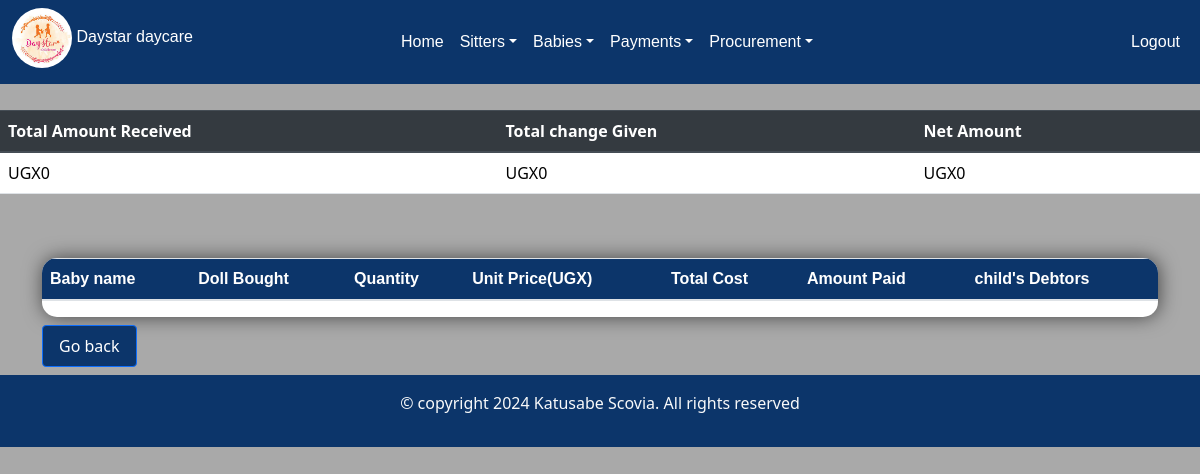
/all_sales/ (signed in), run on an earlier commit of the app's database.
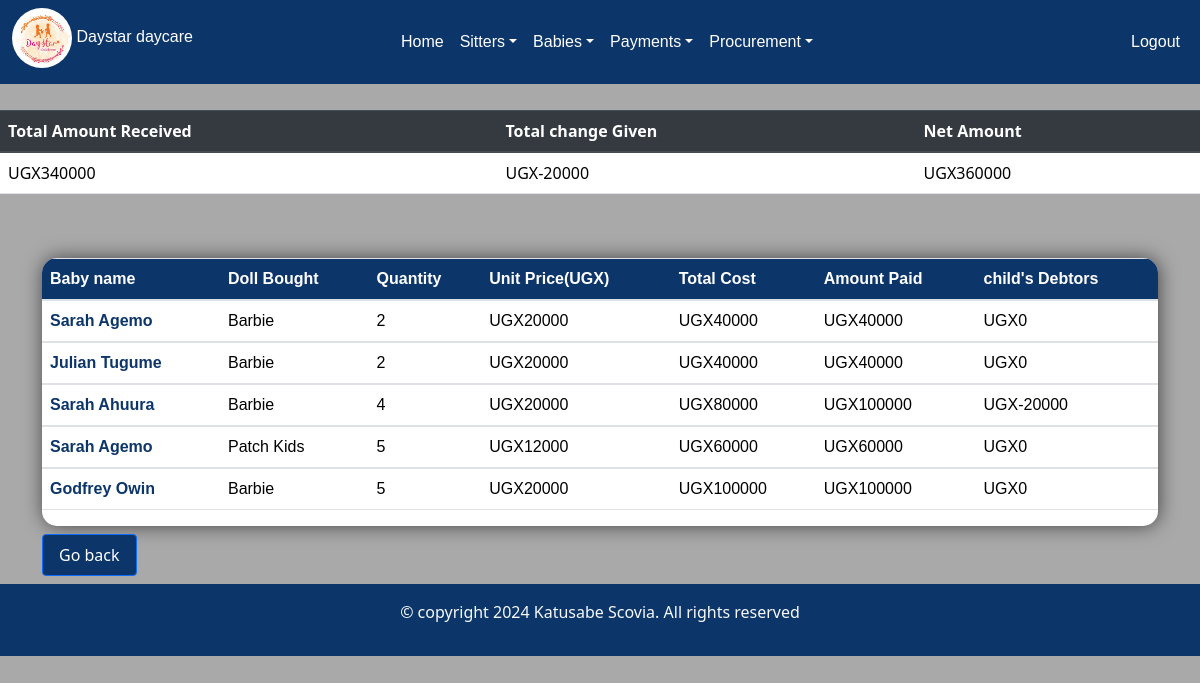
And on a later commit of the database.
### day/models.py (models this page shows)
class Salesrecord(models.Model):
    doll=models.ForeignKey(Doll,  on_delete=models.CASCADE,null=False, blank=False)
    payee=models.ForeignKey(Babiesform, on_delete=models.CASCADE,null=True,blank=True)
    quantity_sold=models.IntegerField(default=0,null=True, blank=True)
    amount_received=models.IntegerField(default=0,null=True,blank=True)
    sale_date=models.DateField(default=timezone.now)
    unit_price=models.IntegerField(default=0)
    def get_total(self):
        total= self.quantity_sold * self.unit_price
        return int( total)
    def get_change(self):
        change= self.get_total() - self.amount_received
        return int(change)#sales is linked to products

class Babiesform(models.Model):
    c_stay=models.ForeignKey(Categorystay ,on_delete=models.CASCADE,default=1)
    name_of_the_baby=models.CharField(max_length=200,)
    gender=models.CharField(choices=[('male', 'Male'),('female', 'Female')], max_length=100)
    age=models.IntegerField(default=0)
    parents_name=models.CharField(max_length=200)
    location=models.CharField(max_length=50)
    babys_number=models.CharField(max_length=100,unique=True)
    arrival_time=models.DateTimeField()
    care_taker=models.CharField(max_length=200)
    Assigned_to=models.ForeignKey(Sitter_arrival,on_delete=models.CASCADE)
    created_at=models.DateTimeField(auto_now_add=True, null=True)
    def __str__(self):
        return self.name_of_the_baby

class Doll(models.Model):
    c_doll=models.ForeignKey(Category_doll, on_delete=models.CASCADE,null=True, blank=True)
    name_of_the_doll =models.CharField(max_length=200,null=True, blank=True)
    quantity=models.IntegerField(default=0)
    color=models.CharField(max_length=200, null=True,blank=True)
    size=models.CharField(max_length=200,null=True,blank=True)
    issued_quantity=models.IntegerField(default=0,blank=True,null=True)
    received_quantity=models.IntegerField(default=0,null=True,blank=True)
    Unit_price=models.IntegerField(default=0,null=True, blank=True)
    date=models.DateField(default=timezone.now)
    def __str__(self):
        return self.name_of_the_doll

### day/views.py (the view)
# urls.py: path('all_sales/',views.all_sales,name='all_sales'),
@login_required
def all_sales(request):
    sales=Salesrecord.objects.all()
    total=sum([items.amount_received for items in sales])
    change=sum([items.get_change() for items in sales])
    net=total-change
    return render(request,'all_sales.html',{'sales':sales,'total':total,'change':change,'net':net})

### day/templates/all_sales.html (shortened to what this page needs)
{% extends 'base.html'%} {% block content%}
<br>
    <h4 >TOTAL SALES MADE</h4><hr>
  <table class="table" style="margin-top:40px;">
    <thead class="thead-dark">
      <tr>
        <th scope="col">Total Amount Received</th>
        <th scope="col">Total change Given</th>
        <th scope="col">Net Amount</th>
      </tr>
    </thead>
    <tbody>
      <tr>
        <td>UGX{{total}}</td>
        <td>UGX{{change}}</td>
        <td>UGX{{net}}</td>
      </tr>
    </tbody>
  </table>
<br><br>
<div class="container">
  <div class="table-container">
  <table class=" table">
    <thead class="frame">
      <tr>
        <th scope="col">Baby name</th>
        <th scope="col">Doll Bought</th>
        <th scope="col">Quantity</th>
        <th scope="col">Unit Price(UGX)</th>
        <th scope="col">Total Cost</th>
        <th scope="col">Amount Paid</th>
        <th scope="col">child's Debtors</th>
      </tr>
    </thead>
    {% for sale in sales %}
    <tbody>
      <tr>
        <td style="font-weight:bolder; color: #0c356a;">{{sale.payee | title}}</td>
        <td>{{sale.doll | title}}</td>
        <td>{{sale.quantity_sold}}</td>
        <td>UGX{{sale.unit_price}}</td>
        <td>UGX{{sale.get_total}}</td>
        <td>UGX{{sale.amount_received}}</td>
        <td>UGX{{sale.get_change}}</td>
      </tr>
    </tbody>
    {% endfor %}
  </table>
</div>
<a href="{% url 'doll'  %}"  class="hover-button "><input type= "submit" value="Go back" class="btn btn-primary mt-2" type="button"/></a>
</div>
{% endblock%}

What changed in the data, as far as the page shows it:
added Salesrecord: payee "Sarah Agemo", doll "Barbie", quantity_sold "2", unit_price "20000", get_total "40000", amount_received "40000", get_change "0"
added Salesrecord: payee "Julian Tugume", doll "Barbie", quantity_sold "2", unit_price "20000", get_total "40000", amount_received "40000", get_change "0"
added Salesrecord: payee "Sarah Ahuura", doll "Barbie", quantity_sold "4", unit_price "20000", get_total "80000", amount_received "100000", get_change "-20000"
added Salesrecord: payee "Sarah Agemo", doll "Patch Kids", quantity_sold "5", unit_price "12000", get_total "60000", amount_received "60000", get_change "0"
added Salesrecord: payee "Godfrey Owin", doll "Barbie", quantity_sold "5", unit_price "20000", get_total "100000", amount_received "100000", get_change "0"
Also different on the page:
{{ total }}: "0" → "340000"
{{ change }}: "0" → "-20000"
{{ net }}: "0" → "360000"
